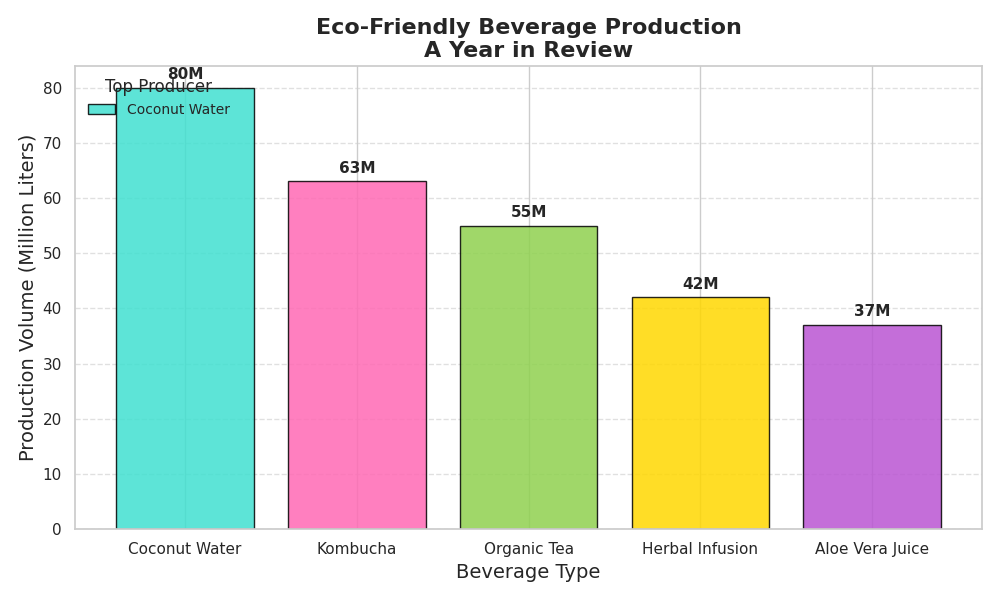

Write the Python code that produced this figure.
import matplotlib.pyplot as plt
import numpy as np

# Data for the eco-friendly beverage production
beverages = ['Organic Tea', 'Herbal Infusion', 'Kombucha', 'Coconut Water', 'Aloe Vera Juice']
production_volumes = [55, 42, 63, 80, 37]  # Production volumes in millions of liters
colors = ['#8FD14F', '#FFD700', '#FF69B4', '#40E0D0', '#BA55D3']

# Sorting the data in descending order based on production volumes
sorted_indices = np.argsort(production_volumes)[::-1]  # Sort in descending order
beverages = [beverages[i] for i in sorted_indices]
production_volumes = [production_volumes[i] for i in sorted_indices]
colors = [colors[i] for i in sorted_indices]

# Plotting the sorted bar chart
fig, ax = plt.subplots(figsize=(10, 6))
bars = ax.bar(beverages, production_volumes, color=colors, alpha=0.85, edgecolor='black')

# Adding data annotations on each bar
for bar, volume in zip(bars, production_volumes):
    yval = bar.get_height()
    ax.text(bar.get_x() + bar.get_width() / 2, yval + 1, f'{volume}M', ha='center', va='bottom', fontsize=11, fontweight='bold')

# Title and labels
ax.set_title("Eco-Friendly Beverage Production\nA Year in Review", fontsize=16, fontweight='bold')
ax.set_xlabel("Beverage Type", fontsize=14)
ax.set_ylabel("Production Volume (Million Liters)", fontsize=14)

# Adding a legend to highlight the most produced beverage
ax.legend([bars[0]], [beverages[0]], title="Top Producer", loc='upper left', fontsize=10, frameon=False)

# Grid lines for better readability
ax.yaxis.grid(True, linestyle='--', alpha=0.6)

# Automatically adjust layout to prevent overlapping
plt.tight_layout()

# Show the plot
plt.show()
